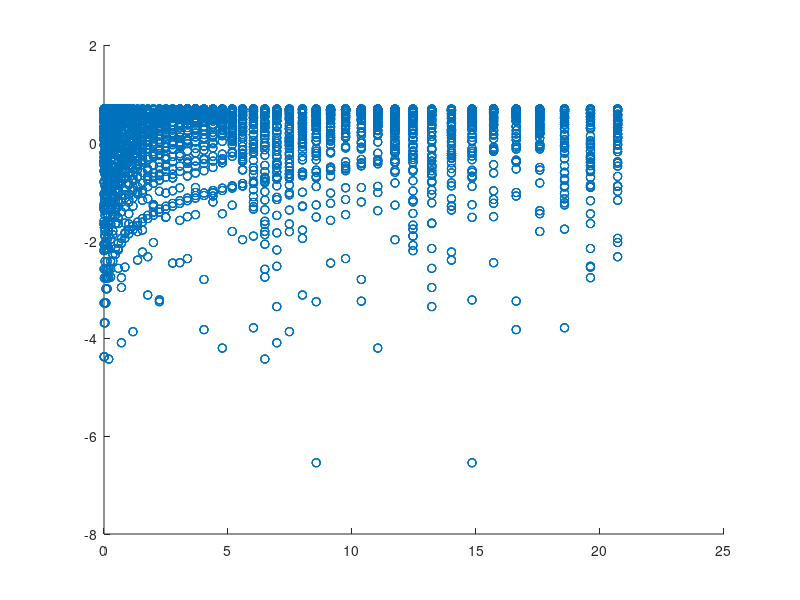

Recreate this plot in MATLAB.
clear all;
clc;
% 

source = 0; screen_dist = 25; observer_y = 0; observer_x = 50;
k = 1; % omega = k
num_rays = 100;
straight_path_time = sqrt((observer_x - source)^2 + (observer_y - source)^2) / k;
all_path=zeros(1,num_rays); all_delay = zeros(1,num_rays);

%for rays = 1:num_rays
%a = -pi/4;
%b = pi/4;

index=1;

for rays = linspace(-pi/4,pi/4,num_rays)
phi=rays;
r01 = screen_dist/cos(phi); r01_phase = exp(1i*k*r01);
r12 = sqrt((observer_x - screen_dist)^2 + (r01*sin(phi)-observer_y)^2); r12_phase = exp(1i*k*r12);
total_phase = r01_phase*r12_phase;

all_path(1,index)=total_phase;

time_of_path = (r01/k) + (r12/k);
time_delay = time_of_path - straight_path_time;
all_delay(1,index)=time_delay;

index=index+1;
end

secondary_paths = zeros(num_rays,num_rays); secondary_delays = zeros(num_rays,num_rays);
for i = 1:length(all_path)
% Replicate array at time delay to 
delay_at_step = all_delay(i);
path_at_step = all_path(i);
secondary_delays(i,1:num_rays)=repelem(delay_at_step,num_rays);
path_diff_at_step = repelem(path_at_step,num_rays) - all_path;
secondary_paths(i,1:num_rays)=path_diff_at_step;
end

secondary_paths = reshape(secondary_paths',[1,(num_rays^2)]);
secondary_delays = reshape(secondary_delays',[1,(num_rays^2)]);

scatter(secondary_delays,log(secondary_paths))
%scatter(log10(secondary_paths),log10(secondary_delays))

%scatter(all_path,all_delay)
%scatter(log(all_path),all_delay)
%scatter(log(all_delay),log(all_path))
% index=1;
% for rays = linspace(-pi/4,pi/4,num_rays)
% %phi = (b-a).*rand(1,1) + a;
% phi=rays;
% r01 = screen_dist/cos(phi); %r01_phase = exp(1i*k*r01);
% r12 = sqrt((observer_x - screen_dist)^2 + (r01*sin(phi)-observer_y)^2); %r12_phase = exp(1i*k*r12);
% total_path = r01 + r12;
% all_path(1,index)=total_path;
% 
% time_of_path = (r01/k) + (r12/k);
% time_delay = time_of_path - straight_path_time;
% all_delay(1,index)=time_delay;
% 
% index=index+1;
% end
% 
% all_phase=zeros(1,num_rays);
% for paths = 1:length(all_path)
%     all_phase(1,paths)=exp(1i*k*((2*all_path(paths))-sum(all_path)));
% end
% 
% 
% scatter(all_phase,all_delay)
